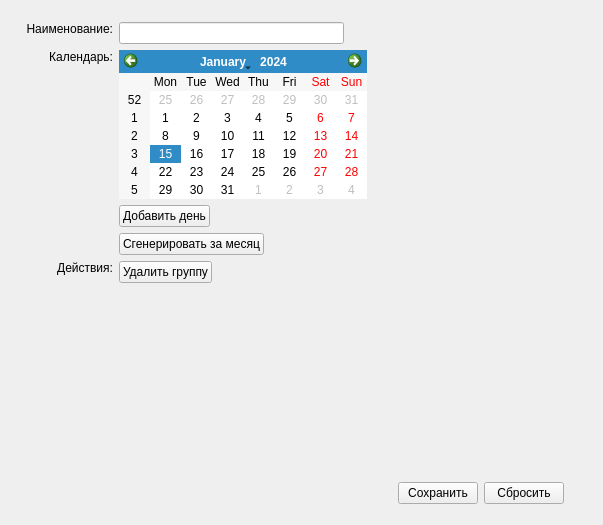
<?xml version="1.0" encoding="UTF-8"?>
<ui version="4.0">
 <class>CHGSets</class>
 <widget class="QWidget" name="CHGSets">
  <property name="geometry">
   <rect>
    <x>0</x>
    <y>0</y>
    <width>603</width>
    <height>525</height>
   </rect>
  </property>
  <property name="windowTitle">
   <string>Form</string>
  </property>
  <widget class="QWidget" name="horizontalLayoutWidget">
   <property name="geometry">
    <rect>
     <x>10</x>
     <y>10</y>
     <width>571</width>
     <height>511</height>
    </rect>
   </property>
   <layout class="QHBoxLayout" name="mainLayout">
    <property name="leftMargin">
     <number>10</number>
    </property>
    <property name="topMargin">
     <number>6</number>
    </property>
    <property name="rightMargin">
     <number>6</number>
    </property>
    <property name="bottomMargin">
     <number>6</number>
    </property>
    <item>
     <layout class="QGridLayout" name="gridLayout">
      <property name="margin">
       <number>6</number>
      </property>
      <item row="2" column="1">
       <layout class="QVBoxLayout" name="verticalLayout_2">
        <property name="bottomMargin">
         <number>0</number>
        </property>
        <item>
         <layout class="QHBoxLayout" name="horizontalLayout">
          <property name="leftMargin">
           <number>0</number>
          </property>
          <property name="topMargin">
           <number>0</number>
          </property>
          <item>
           <widget class="QCalendarWidget" name="calendarWidget"/>
          </item>
          <item>
           <spacer name="horizontalSpacer_4">
            <property name="orientation">
             <enum>Qt::Horizontal</enum>
            </property>
            <property name="sizeHint" stdset="0">
             <size>
              <width>40</width>
              <height>20</height>
             </size>
            </property>
           </spacer>
          </item>
         </layout>
        </item>
        <item>
         <layout class="QVBoxLayout" name="verticalLayout_3">
          <property name="topMargin">
           <number>0</number>
          </property>
          <property name="bottomMargin">
           <number>0</number>
          </property>
          <item>
           <layout class="QHBoxLayout" name="horizontalLayout_5">
            <property name="topMargin">
             <number>0</number>
            </property>
            <item>
             <widget class="QPushButton" name="cmdCreateDay">
              <property name="text">
               <string>Добавить день</string>
              </property>
             </widget>
            </item>
            <item>
             <spacer name="horizontalSpacer_5">
              <property name="orientation">
               <enum>Qt::Horizontal</enum>
              </property>
              <property name="sizeHint" stdset="0">
               <size>
                <width>40</width>
                <height>20</height>
               </size>
              </property>
             </spacer>
            </item>
           </layout>
          </item>
          <item>
           <layout class="QHBoxLayout" name="horizontalLayout_7">
            <property name="topMargin">
             <number>0</number>
            </property>
            <item>
             <widget class="QPushButton" name="cmdCreateMonth">
              <property name="text">
               <string>Сгенерировать за месяц</string>
              </property>
             </widget>
            </item>
            <item>
             <spacer name="horizontalSpacer_7">
              <property name="orientation">
               <enum>Qt::Horizontal</enum>
              </property>
              <property name="sizeHint" stdset="0">
               <size>
                <width>40</width>
                <height>20</height>
               </size>
              </property>
             </spacer>
            </item>
           </layout>
          </item>
         </layout>
        </item>
       </layout>
      </item>
      <item row="4" column="1">
       <spacer name="verticalSpacer">
        <property name="orientation">
         <enum>Qt::Vertical</enum>
        </property>
        <property name="sizeHint" stdset="0">
         <size>
          <width>20</width>
          <height>40</height>
         </size>
        </property>
       </spacer>
      </item>
      <item row="0" column="1">
       <layout class="QHBoxLayout" name="horizontalLayout_3">
        <item>
         <widget class="QLineEdit" name="txtName"/>
        </item>
        <item>
         <spacer name="horizontalSpacer_2">
          <property name="orientation">
           <enum>Qt::Horizontal</enum>
          </property>
          <property name="sizeHint" stdset="0">
           <size>
            <width>40</width>
            <height>20</height>
           </size>
          </property>
         </spacer>
        </item>
       </layout>
      </item>
      <item row="3" column="1">
       <layout class="QHBoxLayout" name="horizontalLayout_4">
        <item>
         <layout class="QVBoxLayout" name="verticalLayout">
          <property name="rightMargin">
           <number>6</number>
          </property>
          <item>
           <widget class="QPushButton" name="cmdRemoveGroup">
            <property name="text">
             <string>Удалить группу</string>
            </property>
           </widget>
          </item>
         </layout>
        </item>
        <item>
         <spacer name="horizontalSpacer_3">
          <property name="orientation">
           <enum>Qt::Horizontal</enum>
          </property>
          <property name="sizeHint" stdset="0">
           <size>
            <width>40</width>
            <height>20</height>
           </size>
          </property>
         </spacer>
        </item>
       </layout>
      </item>
      <item row="6" column="1">
       <layout class="QHBoxLayout" name="horizontalLayout_2">
        <property name="margin">
         <number>5</number>
        </property>
        <item>
         <spacer name="horizontalSpacer">
          <property name="orientation">
           <enum>Qt::Horizontal</enum>
          </property>
          <property name="sizeHint" stdset="0">
           <size>
            <width>40</width>
            <height>20</height>
           </size>
          </property>
         </spacer>
        </item>
        <item>
         <widget class="QPushButton" name="cmdSave">
          <property name="text">
           <string>Сохранить</string>
          </property>
         </widget>
        </item>
        <item>
         <widget class="QPushButton" name="cmdDrop">
          <property name="text">
           <string>Сбросить</string>
          </property>
         </widget>
        </item>
       </layout>
      </item>
      <item row="0" column="0">
       <widget class="QLabel" name="label">
        <property name="text">
         <string>Наименование:</string>
        </property>
        <property name="alignment">
         <set>Qt::AlignRight|Qt::AlignTop|Qt::AlignTrailing</set>
        </property>
       </widget>
      </item>
      <item row="3" column="0">
       <widget class="QLabel" name="label_2">
        <property name="text">
         <string>Действия:</string>
        </property>
        <property name="alignment">
         <set>Qt::AlignRight|Qt::AlignTop|Qt::AlignTrailing</set>
        </property>
       </widget>
      </item>
      <item row="2" column="0">
       <widget class="QLabel" name="label_3">
        <property name="text">
         <string>Календарь:</string>
        </property>
        <property name="alignment">
         <set>Qt::AlignRight|Qt::AlignTop|Qt::AlignTrailing</set>
        </property>
       </widget>
      </item>
     </layout>
    </item>
   </layout>
  </widget>
 </widget>
 <resources/>
 <connections/>
</ui>
